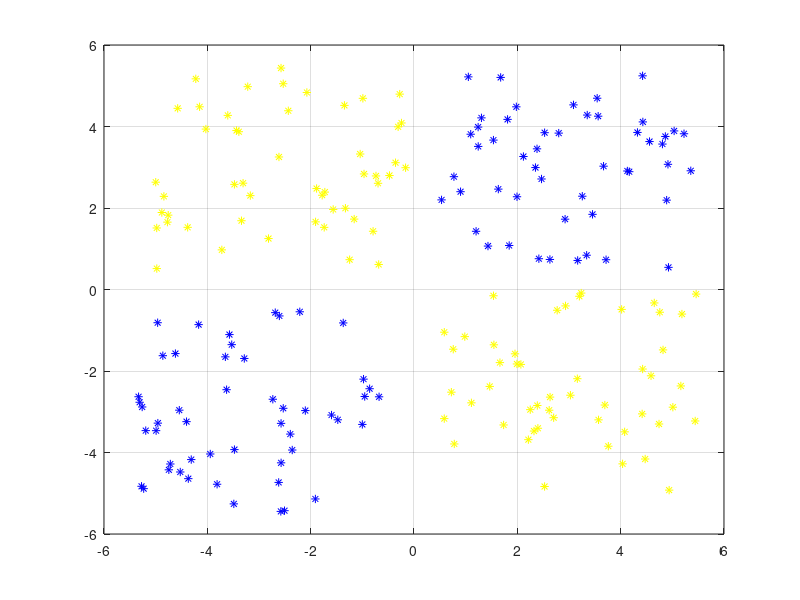

This chart was generated by the following MATLAB code:
% Generate xor-like data as in the tensorflow playground example
% Size of each data cloud
squaresize = 5;
% Space between each data cloud
margin = 0.5;
%Number of points in each data cloud
numpts = 50;
xordata = zeros(numpts*4,2);
x1 = (rand(numpts,2).*squaresize) + margin;
x2 = (rand(numpts,2).*squaresize) + margin;
x2(:,2) = x2(:,2) - squaresize - margin;
x3 = (rand(numpts,2).*squaresize) + margin;
x3(:,1) = x3(:,1) - squaresize - margin;
x4 = (rand(numpts,2).*squaresize)- squaresize - margin;

%Plot the data
figure
plot(x1(:,1),x1(:,2),'b*');
hold on;
plot(x2(:,1),x2(:,2),'y*');
plot(x3(:,1),x3(:,2),'y*');
plot(x4(:,1),x4(:,2),'b*');
grid;

xordata = [x1; x2; x3; x4];
% labels = [zeros(numpts,1), ones(numpts,1); 
%     ones(numpts,1), zeros(numpts,1); 
%     zeros(numpts,1),ones(numpts,1); 
%     ones(numpts,1), zeros(numpts,1)];

labels = [zeros(numpts,1);
    ones(numpts,1);
    zeros(numpts,1); 
    ones(numpts,1)];

save("xordata.mat", "xordata", "labels")



